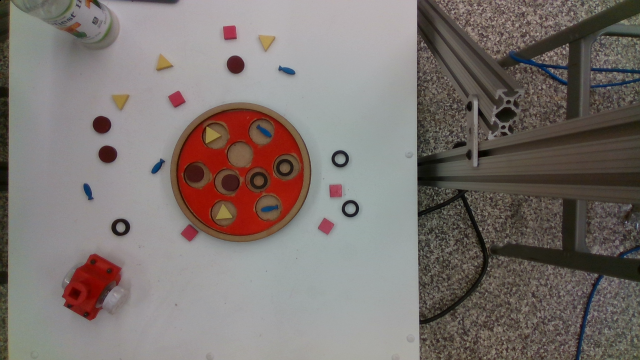
#> input picture modules/images/4_Color.png, 640 x 360 px; its folder holds 5 pictures in this run
$ jupyter execute detect_yellow_triangles.ipynb
#> lines starting #> are read from the running program, lines starting #| are printed output that depends on the picture; after the words box and inside, x2 and y2 are one past the last pixel; in counts of white or black regions, pixels touching at a corner belong together
[cell 1]
import os
import random
import cv2 as cv
import numpy as np
from matplotlib import pyplot as plt

[cell 2]
directory = "images/"
filename = directory + random.choice(os.listdir(directory))
print(filename)
filename = "images/4_Color.png"

[cell 3]
img = cv.imread(filename)
#> img is the input picture: shape (360, 640, 3); mean B, G, R 111, 114.9, 123.3
width = 10.
img = cv.resize(img, (1920, 1080))
#> img: shape (1080, 1920, 3)

[cell 4]
def showimg(image, cmap="gray"):
#> called with cmap = 'gray'
    plt.figure(figsize=(width, width*img.shape[0]/img.shape[1]))
    image_copy = cv.cvtColor(image, cv.COLOR_BGR2RGB)
    plt.imshow(image_copy, cmap=cmap, aspect='auto')
    plt.show()
showimg(img)

[cell 5]
lower = np.array([20, 100, 100])
upper = np.array([30, 255, 255])
hsv_image = cv.cvtColor(img, cv.COLOR_BGR2HSV)
#> hsv_image: shape (1080, 1920, 3); mean H, S, V 63.8, 41.1, 125.1
masked_hsv = cv.inRange(hsv_image, lower, upper)
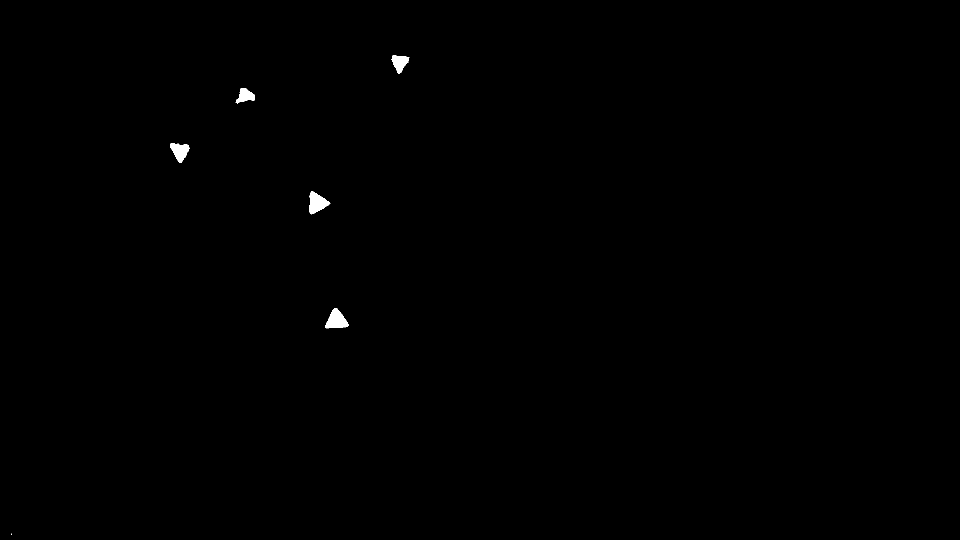
#> masked_hsv: shape (1080, 1920) (shown at 1/2 size); 0.23% white; 6 white regions (1 under 20 px), largest, box (x1, y1, x2, y2) and area: (650, 616, 697, 657) 1160, (619, 382, 661, 429) 1121, (340, 286, 379, 326) 925, (783, 110, 819, 148) 786, (471, 176, 510, 207) 699
showimg(masked_hsv)

[cell 6]
retval, labels = cv.connectedComponents(masked_hsv)
#> labels: shape (1080, 1920) int32; 7 distinct labels, from 0 to 6
#> retval = 7
print("num components: {}".format(retval))
#| num components: 7

[cell 7]
for label in range(retval):
    new_img = (labels == label).astype("int")
    if 500 < np.sum(new_img) < 100000:
        new_img = np.array(new_img*255, dtype=np.uint8)
        _, thresh = cv.threshold(new_img, 127, 255, cv.THRESH_BINARY)
        M = cv.moments(thresh)
        cX = int(M["m10"] / M["m00"])
        cY = int(M["m01"] / M["m00"])
        print(cX, cY)
        contours, _ = cv.findContours(thresh, cv.RETR_LIST, cv.CHAIN_APPROX_SIMPLE)
        img_copy = np.copy(img)
        img_copy = cv.drawContours(img_copy, contours, -1, [255, 0, 0], 4)
        showimg(img_copy)
#> this loop made 7 passes
#> (cX, cY) on passes 2 to 6: (799, 124), (490, 191), (359, 302), (633, 405), (672, 640)
#| 799 124
#| 490 191
#| 359 302
#| 633 405
#| 672 640
#> pass 2, `new_img = (labels == label).astype("int")`:
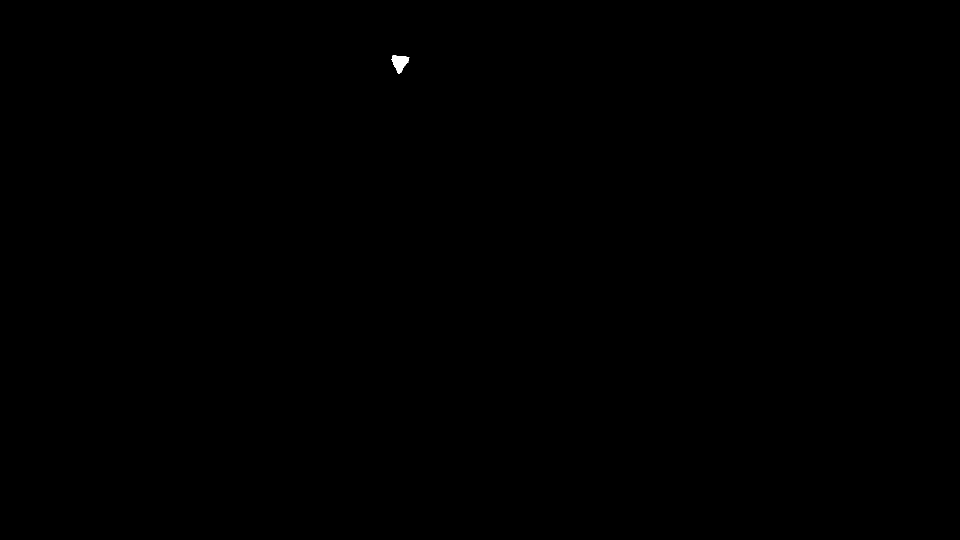
#> new_img: shape (1080, 1920) int64 (shown at 1/2 size); values 0 (black) and 1 (white), 0.04% white; 1 white region, box (x1, y1, x2, y2) and area: (783, 110, 819, 148) 786
#> after the loop: new_img: shape (1080, 1920) int64; values 0 (black) and 1 (white), 0% white in thin lines or dots, all inside (x1, y1, x2, y2) = (23, 1067, 24, 1070)
#> after the loop: thresh: shape (1080, 1920); 0.06% white; 1 white region
#> after the loop, M = moments, m00 295800, centre m10/m00, m01/m00 = (672.6, 640.1); cX = 672; cY = 640

[cell 8]
contours, _ = cv.findContours(masked_hsv, cv.RETR_LIST, cv.CHAIN_APPROX_SIMPLE)
#> contours = 6 contours, 1 with area under 20; largest, box (x1, y1, x2, y2) and area: (650, 616, 697, 657) 1097, (619, 382, 661, 429) 1058, (340, 286, 379, 326) 866, (783, 110, 819, 148) 732, (471, 176, 510, 207) 645

for contour in contours:
    x,y,w,h = cv.boundingRect(contour)
    img_copy2 = np.copy(img_copy)
    cv.rectangle(img_copy2,(x,y),(x+w,y+h),(0,255,0),2)
    peri = cv.arcLength(contour, True)
    approx = cv.approxPolyDP(contour, 0.04 * peri, True)
    print(len(approx))
#> this loop made 6 passes
#> (x, y, w, h, peri, approx) on passes 1 to 6: (23, 1067, 1, 3, 4, [[23, 1067], [23, 1069]]), (650, 616, 47, 41, 146.4, [[668, 617], [650, 654], [694, 653], [687, 633]]), (619, 382, 42, 47, 146.4, [[625, 382], [623, 428], [660, 406]]), (340, 286, 39, 40, 138.1, [[341, 287], [362, 325], [377, 290]]), (471, 176, 39, 31, 120.9, [[471, 205], [508, 200], [509, 191], [482, 176]]), (783, 110, 36, 38, 128.1, [[784, 111], [798, 147], [818, 115]])
#| 2
#| 4
#| 3
#| 3
#| 4
#| 3
showimg(img_copy2)
